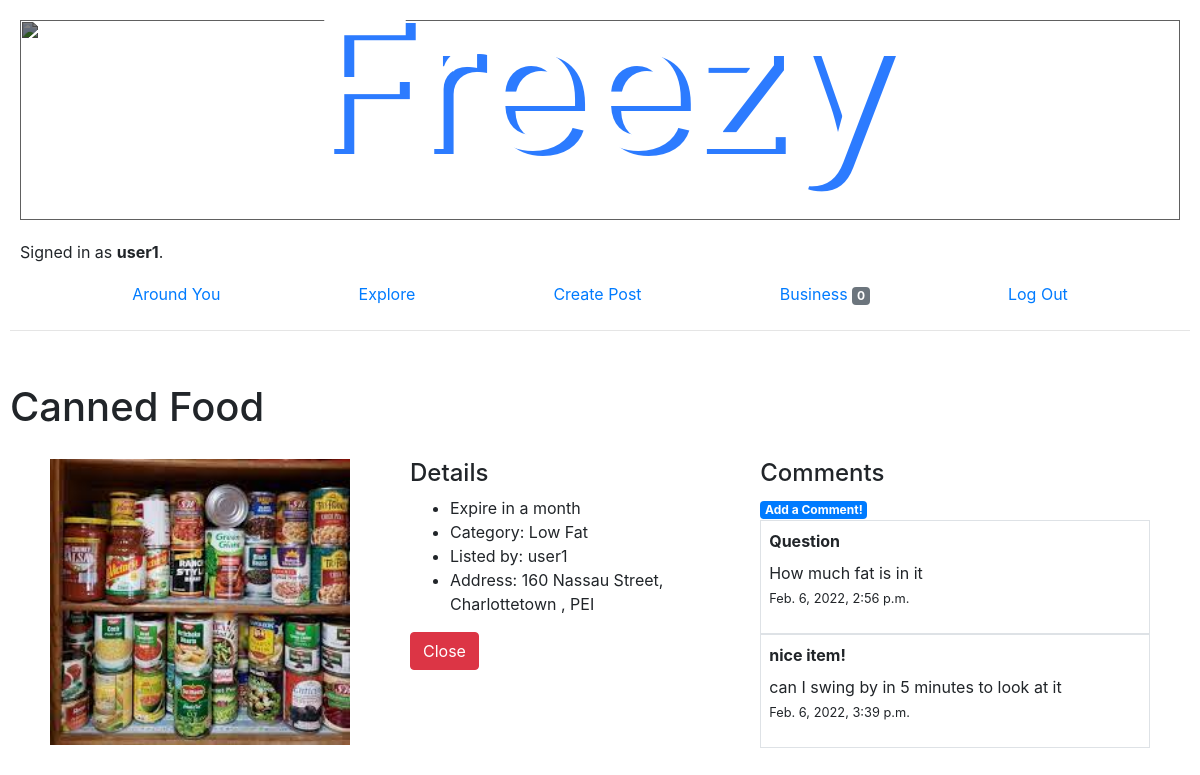
Screenshot of /listing/2 (signed in) with the database file from the repository.
### auctions/models.py (models this page shows, shortened)
class User(AbstractUser):
    location = models.CharField(max_length=255, default = "")

class Listing(models.Model):
    item = models.CharField(max_length=64)
    description = models.CharField(max_length=255, blank=True)
    category = models.CharField(max_length=1000, choices=CATEGORIES, default=CATEGORIES[5][1])
    time = models.DateTimeField(auto_now_add=True, blank=True)
    closed = models.BooleanField(default=False)
    address = models.CharField(max_length=1000, default="")
    owner = models.ForeignKey(User, on_delete=models.CASCADE, related_name="owners")
    bids = models.ManyToManyField(Bid, blank=True, related_name="bids")
    comments = models.ManyToManyField(Comment, blank=True, related_name="comments")
    image = models.ImageField(null=True, blank=True)

class Comment(models.Model):
    user = models.ForeignKey(User, on_delete=models.CASCADE, related_name="user_coms")
    title = models.CharField(max_length=25, default="")
    comment = models.CharField(max_length=255)
    time = models.DateTimeField(auto_now_add=True, blank=True)

### auctions/views.py (the view)
# urls.py: path("listing/<int:listing_id>", views.show_listing, name="listing"),
@login_required
def show_listing(request, listing_id):
    listing = Listing.objects.get(pk=listing_id)
    if request.method == "POST":
        user = User.objects.get(username=request.user)
        if request.POST.get("button") == "watchlist":
            if not user.watchlist.filter(listing= listing):
                watchlist = watchlist()
                watchlist.user = user
                watchlist.listing = listing
                watchlist.save()
            else:
                user.watchlist.filter(listing=listing).delete()
            return HttpResponseRedirect(reverse('listing', args=(listing.id,)))
        if not listing.closed:
            if request.POST.get("button") == "Close":
                listing.closed = True
                listing.save()
            else:
                price = float(request.POST["price"])
                bids = listing.bids.all()
                if user.username != listing.owner.username: # only let those who dont own the listing be able to bid
                    if price <= listing.price:
                        return render(request, "auctions/listing.html", {
                            "listing": listing,
                            "form": BidForm(),
                            "message": "Error! Invalid bid amount!"
                        })
                    form = BidForm(request.POST)
                    if form.is_valid():
                        bid = form.save(commit=False)
                        bid.user = user
                        bid.save()
                        listing.bids.add(bid)
                        listing.price = price
                        listing.save()
                    else:
                        return render(request, 'auctions/listing.html', {
                            "form": form
                        })
        return HttpResponseRedirect(reverse('listing', args=(listing.id,)))
    else:
        return render(request, "auctions/listing.html", {
            "listing": listing,
            "form": BidForm(),
            "message": ""
        })

### auctions/templates/auctions/listing.html (shortened to what this page needs)
{% extends 'auctions/layout.html' %}
{% block body %}
  <div>
  </div>
  <h1>{{ listing.item }}</h1>
  <div style = "display: flex; flex-direction: row;">
      <div style="padding-inline: 30px;">
        <img src="{{ listing.image.url }}" alt="image" style="width: 300px; height: auto">
      </div>
      <div style="padding-inline: 30px;">
      <h4>Details</h4>
      <ul>
        <li>{{ listing.description }}</li>
        <li>Category: {{listing.category}}</li>
        <li>Listed by: {{ listing.owner }}</li>
        <li>Address: {{listing.address}}</li>
      </ul>
        {% if user.username == listing.owner.username and not listing.closed %}
        <form action="{% url 'listing' listing.id %}" method="POST">
          <button type="submit" name="button" class="btn btn-danger" value="Close">Close</button>
        </form>
        {% endif %}
      </div>
    <div style="width: 600px; padding-inline:30px;">
      <h4>Comments</h4>
      <a href="{% url 'comment' listing.id %}"><span class="badge badge-primary">Add a Comment!</span></a>
      {% for comment in listing.comments.all %}
        <div class="container m3-5 p-2 border">
          <p><strong>{{ comment.title }}</strong></p>
          <p class="mt-n2">{{ comment.comment }}</p>
          <p class="mt-n3"><small>{{ comment.time }}</small></p>
        </div>
      {% endfor %}
    </div>
  </div>
{% endblock %}

### auctions/templates/auctions/layout.html (shortened to what this page needs)
{% load static %}
<!DOCTYPE html>
<html lang="en">
    <head>
        <link rel="stylesheet" href="https://stackpath.bootstrapcdn.com/bootstrap/4.4.1/css/bootstrap.min.css">
        <link href="{% static 'auctions/styles.css' %}" rel="stylesheet">
    </head>
    <body>
        <div style = "display: flex ; justify-content: center" >
            <img class= "header_background" src="https://www.dlhcorp.com/wp-content/uploads/2021/04/Child-Abuse-Prevention-Month-Landing.jpg" alt="">
        </div>
        <h2 class = "title">Freezy</h1>
        <div>
            {% if user.is_authenticated %}
                Signed in as <strong>{{ user.username }}</strong>.
            {% else %}
                Not signed in.
            {% endif %}
        </div>
        <ul class="nav" style = "justify-content: space-evenly;">
            {% if user.is_authenticated %}
                <li class="nav-item">
                    <a class="nav-link" href="{% url 'index' %}">Around You</a>
                </li>
                <li class="nav-item">
                    <a class="nav-link" href="{% url 'categories' %}">Explore</a>
                </li>
                <li class="nav-item">
                    <a class="nav-link" href="{% url 'create' %}">Create Post</a>
                </li>
                <li class="nav-item">
                    <a class="nav-link" href="{% url 'watchlist' %}">Business <span class="badge badge-secondary">{{ user.watchlist.count }}</span></a>
                </li>
                <li class="nav-item">
                    <a class="nav-link" href="{% url 'logout' %}">Log Out</a>
                </li>
            {% endif %}
        </ul>
        <hr>
        {% block body %}
        {% endblock %}
    </body>
</html>

### auctions/static/auctions/styles.css (style rules this page uses)
body { padding: 10px; }
div { padding: 10px; }

### auctions/templates/auctions/layout.html (style rules this page uses)
.header_background { z-index: -1; width: 100%; height: 200px; object-fit: cover; overflow: hidden; filter: brightness(0.5); }
.title { color: #ffffff; position: absolute; top: 10.5%; left: 50%; transform: translate(-50%, -50%); font-size: 180px; text-shadow: 10px 5px #2c7bff; }

### rows the page displays
User: username "user1", watchlist.count "0"
Listing: item "Canned Food", image (picture), description "Expire in a month", category "Low Fat", owner "user1", address "160 Nassau Street, Charlottetown , PEI"
Comment: title "Question", comment "How much fat is in it", time "Feb. 6, 2022, 2:56 p.m."
Comment: title "nice item!", comment "can I swing by in 5 minutes to look at it", time "Feb. 6, 2022, 3:39 p.m."
